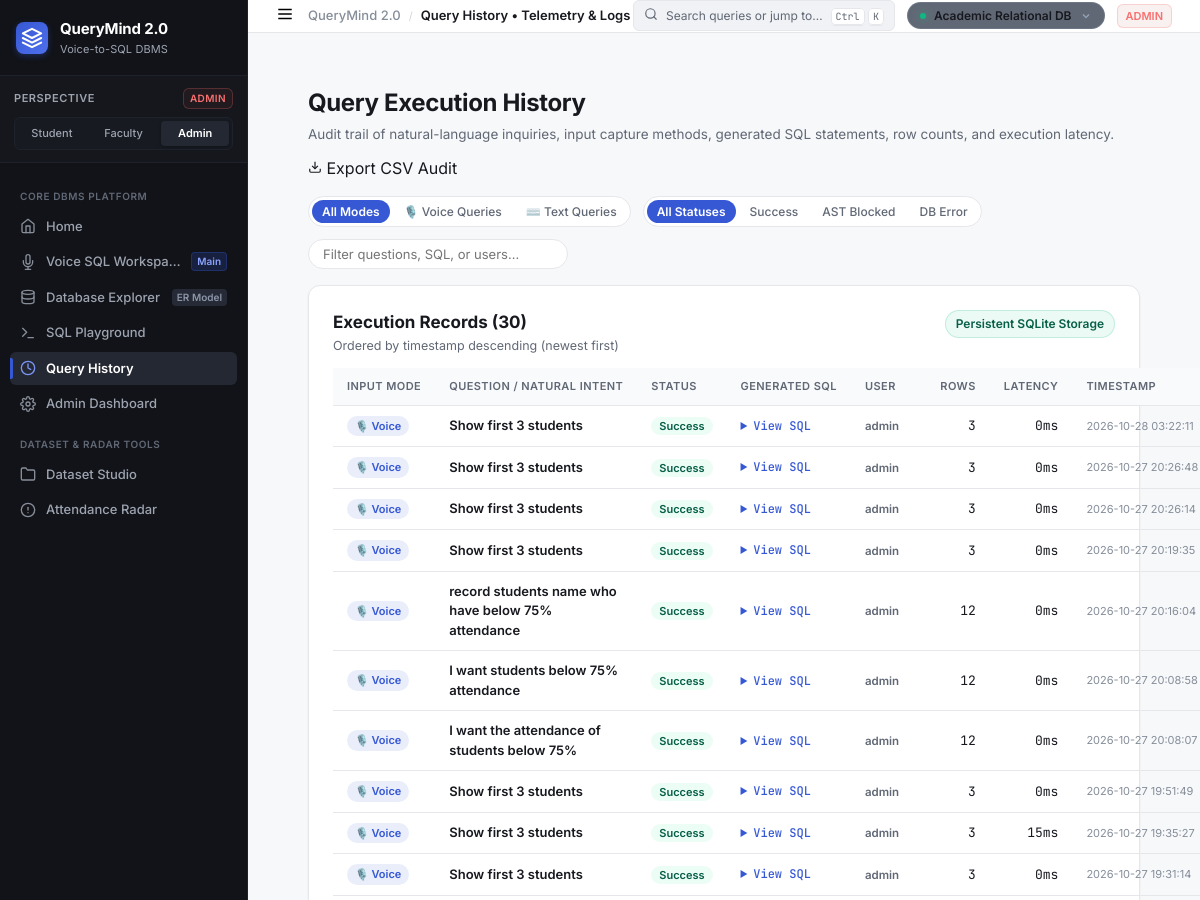
Before: /history (upper part) with the older database file.
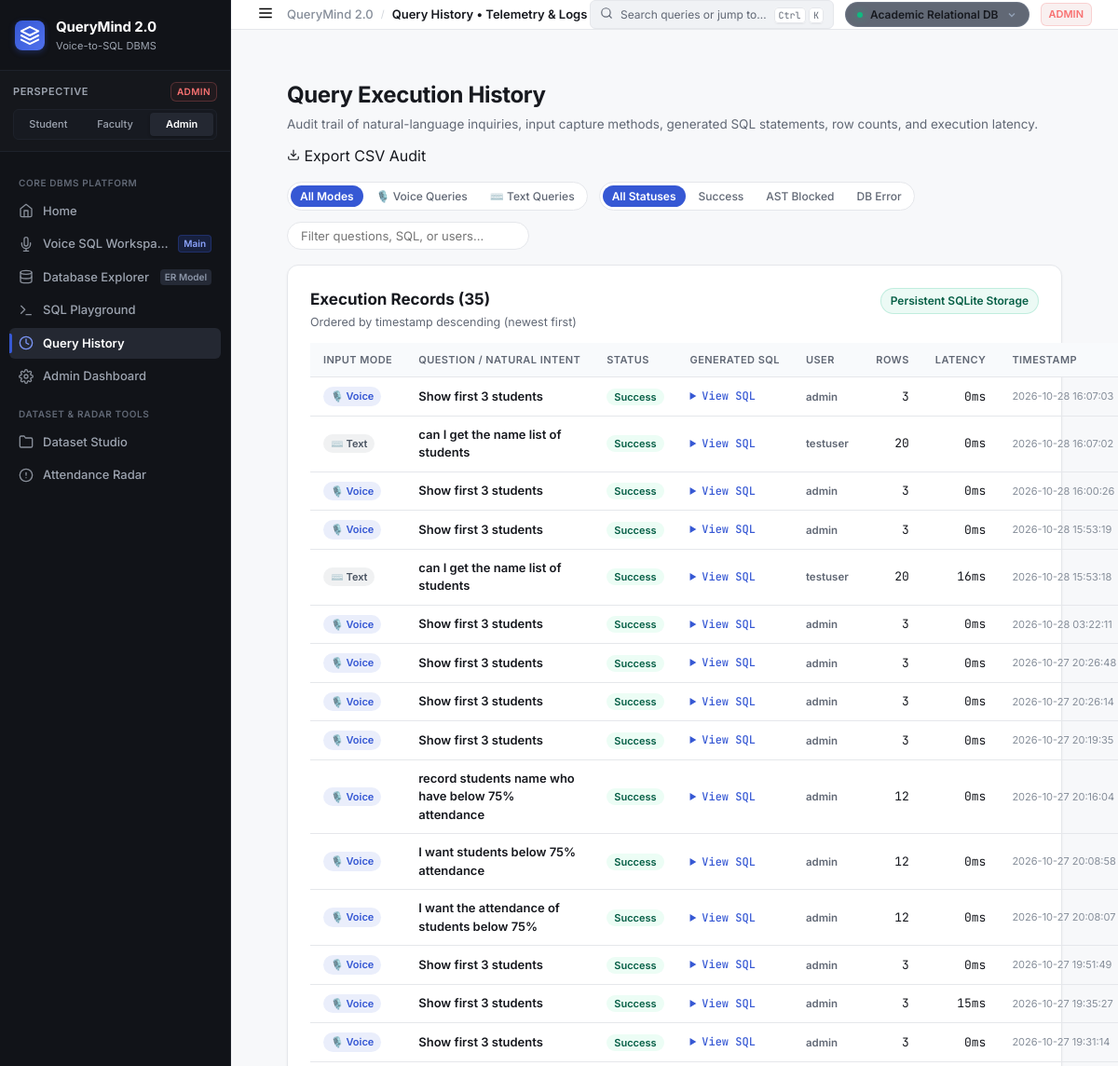
After: the same page with the newer database file.
### tables this page shows
CREATE TABLE query_logs (
        id               INTEGER PRIMARY KEY AUTOINCREMENT,
        user_id          INTEGER,
        username         TEXT,
        question         TEXT,
        generated_sql    TEXT,
        status           TEXT,
        execution_time_ms INTEGER,
        result_row_count INTEGER,
        error            TEXT,
        timestamp        TEXT DEFAULT (datetime('now'))
    , input_mode TEXT DEFAULT 'text');

### app.py (the view)
@app.route("/history")
@login_required
def history():
    role = session["role"]
    records = get_all_history(200) if role in ("admin","teacher") \
              else get_query_history(session["user_id"], 100)
    return render_template("history.html", records=records, role=role)

### templates/history.html (shortened to what this page needs)
{% extends "base.html" %}
{% block breadcrumb %}Query History &bull; Telemetry &amp; Logs{% endblock %}
{% block content %}
<div class="page-container">
  <div class="explorer-header-bar">
    <div class="ehb-left">
      <h1 class="page-heading">Query Execution History</h1>
      <p class="page-subheading">
        Audit trail of natural-language inquiries, input capture methods, generated SQL statements, row counts, and execution latency.
      </p>
    </div>
    <div class="ehb-right">
      <a href="{{ url_for('export_csv') }}" class="btn-secondary-action">
        <svg width="14" height="14" viewBox="0 0 24 24" fill="none" stroke="currentColor" stroke-width="2">
          <path d="M21 15v4a2 2 0 0 1-2 2H5a2 2 0 0 1-2-2v-4"></path>
          <polyline points="7 10 12 15 17 10"></polyline>
          <line x1="12" y1="15" x2="12" y2="3"></line>
        </svg>
        <span>Export CSV Audit</span>
      </a>
    </div>
  </div>
  <div class="history-toolbar-strip mt-4">
    <div class="history-filters-left">
      <div class="filter-pills" id="inputFilterChips">
        <button type="button" class="chip-filter active" onclick="filterByInputMode(null, this)">All Modes</button>
        <button type="button" class="chip-filter" onclick="filterByInputMode('voice', this)">🎙️ Voice Queries</button>
        <button type="button" class="chip-filter" onclick="filterByInputMode('text', this)">⌨️ Text Queries</button>
      </div>
      <div class="filter-pills" id="statusFilterChips">
        <button type="button" class="chip-filter active" onclick="filterByStatus(null, this)">All Statuses</button>
        <button type="button" class="chip-filter" onclick="filterByStatus('success', this)">Success</button>
        <button type="button" class="chip-filter" onclick="filterByStatus('validation_failed', this)">AST Blocked</button>
        <button type="button" class="chip-filter" onclick="filterByStatus('db_error', this)">DB Error</button>
      </div>
    </div>
    <div class="history-search-right">
      <input type="text" id="histSearchInput" placeholder="Filter questions, SQL, or users…" oninput="applyHistoryFilters()"
             class="input-search-modern" />
    </div>
  </div>
  <div class="workspace-card mt-4">
    <div class="card-title-row">
      <div class="card-title-group">
        <h2 class="card-main-title">Execution Records ({{ records|length if records else 0 }})</h2>
        <p class="card-sub-title">Ordered by timestamp descending (newest first)</p>
      </div>
      <span class="pipeline-status-badge">Persistent SQLite Storage</span>
    </div>
    <div class="table-scroll-container mt-3">
      <table class="data-table-modern" id="historyTable">
        <thead>
          <tr>
            <th style="width: 90px;">Input Mode</th>
            <th>Question / Natural Intent</th>
            <th>Status</th>
            <th>Generated SQL</th>
            <th>User</th>
            <th>Rows</th>
            <th>Latency</th>
            <th>Timestamp</th>
          </tr>
        </thead>
        <tbody id="historyTableBody">
          {% if records %}
            {% for rec in records %}
            <tr data-status="{{ rec.status }}"
                data-mode="{{ rec.input_mode if rec.input_mode else 'text' }}"
                data-text="{{ rec.question | lower }} {{ rec.username | lower }} {{ rec.generated_sql | lower if rec.generated_sql else '' }}">
              <td>
                {% if rec.input_mode == 'voice' %}
                <span class="badge-mode-voice" title="Captured via browser Speech Recognition">🎙️ Voice</span>
                {% else %}
                <span class="badge-mode-text" title="Entered via text input or playground">⌨️ Text</span>
                {% endif %}
              </td>
              <td style="font-weight: 600; max-width: 260px;">{{ rec.question }}</td>
              <td>
                {% if rec.status == 'success' %}
                  <span class="badge-status-success">Success</span>
                {% elif rec.status in ('validation_failed', 'blocked') %}
                  <span class="badge-status-blocked">AST Blocked</span>
                {% elif rec.status == 'no_match' %}
                  <span class="badge-status-nomatch">No Match</span>
                {% else %}
                  <span class="badge-status-error">Error</span>
                {% endif %}
              </td>
              <td style="max-width: 280px;">
                {% if rec.generated_sql %}
                <details class="sql-details-dropdown">
                  <summary class="sql-summary-link">View SQL</summary>
                </details>
                {% else %}
                <span class="text-muted-dash">&mdash;</span>
                {% endif %}
              </td>
              <td><span class="badge-user">{{ rec.username }}</span></td>
              <td style="font-family: var(--font-mono); text-align: right;">{{ rec.result_row_count if rec.result_row_count is not none else '&mdash;' }}</td>
              <td style="font-family: var(--font-mono); text-align: right;">{{ rec.execution_time_ms if rec.execution_time_ms is not none else '&mdash;' }}ms</td>
              <td style="font-size: 11px; color: var(--text-muted); white-space: nowrap;">{{ rec.timestamp }}</td>
            </tr>
            {% endfor %}
          {% else %}
            <tr>
              <td colspan="9" style="text-align: center; padding: 48px; color: var(--text-muted);">
                No query execution history recorded yet. Execute queries in the Voice Workspace or SQL Playground to populate this log.
              </td>
            </tr>
          {% endif %}
        </tbody>
      </table>
    </div>
  </div>
</div>
{% endblock %}

### templates/base.html (shortened to what this page needs)
<!DOCTYPE html>
<html lang="en">
<head>
  <link rel="stylesheet" href="{{ url_for('static', filename='css/style.css') }}" />
</head>
<body class="app-shell role-{{ current_role }}">
  <aside class="sidebar-rail">
    <div class="sidebar-brand">
      <a href="{{ url_for('home') }}" class="brand-link">
        <div class="brand-logo-mark">
          <svg width="22" height="22" viewBox="0 0 24 24" fill="none" stroke="currentColor" stroke-width="2.2" stroke-linecap="round" stroke-linejoin="round">
            <polygon points="12 2 2 7 12 12 22 7 12 2"></polygon>
            <polyline points="2 17 12 22 22 17"></polyline>
            <polyline points="2 12 12 17 22 12"></polyline>
          </svg>
        </div>
        <div class="brand-text-block">
          <span class="brand-title">QueryMind 2.0</span>
          <span class="brand-tagline">Voice-to-SQL DBMS</span>
        </div>
      </a>
    </div>
    <div class="role-perspective-box">
      <div class="rpb-header">
        <span class="rpb-label">Perspective</span>
        <span class="rpb-role-badge badge-{{ current_role }}">{{ current_role|upper }}</span>
      </div>
      <div class="role-pills">
        <a href="{{ url_for('switch_role', target_role='student') }}"
           class="role-pill {% if current_role == 'student' %}active{% endif %}" title="Switch to Student Perspective (Aarav Sharma)">
          Student
        </a>
        <a href="{{ url_for('switch_role', target_role='teacher') }}"
           class="role-pill {% if current_role in ('teacher', 'faculty') %}active{% endif %}" title="Switch to Faculty Perspective (Prof. Sharma)">
          Faculty
        </a>
        <a href="{{ url_for('switch_role', target_role='admin') }}"
           class="role-pill {% if current_role == 'admin' %}active{% endif %}" title="Switch to Administrator Governance">
          Admin
        </a>
      </div>
    </div>
    <nav class="sidebar-nav">
      <div class="nav-group-header">Core DBMS Platform</div>
      <a href="{{ url_for('home') }}" class="nav-item {% if request.endpoint == 'home' %}active{% endif %}">
        <span class="nav-icon">
          <svg width="16" height="16" viewBox="0 0 24 24" fill="none" stroke="currentColor" stroke-width="2" stroke-linecap="round" stroke-linejoin="round">
            <path d="M3 9l9-7 9 7v11a2 2 0 0 1-2 2H5a2 2 0 0 1-2-2z"></path>
            <polyline points="9 22 9 12 15 12 15 22"></polyline>
          </svg>
        </span>
        <span class="nav-label">Home</span>
      </a>
      <a href="{{ url_for('voice_sql_workspace') }}" class="nav-item {% if request.endpoint in ('voice_sql_workspace', 'workspace') %}active{% endif %}">
        <span class="nav-icon">
        </span>
        <span class="nav-label">Voice SQL Workspace</span>
        <span class="nav-meta-badge voice-pulse">Main</span>
      </a>
      <a href="{{ url_for('database_explorer') }}" class="nav-item {% if request.endpoint == 'database_explorer' %}active{% endif %}">
        <span class="nav-icon">
          <svg width="16" height="16" viewBox="0 0 24 24" fill="none" stroke="currentColor" stroke-width="2" stroke-linecap="round" stroke-linejoin="round">
            <ellipse cx="12" cy="5" rx="9" ry="3"></ellipse>
            <path d="M21 12c0 1.66-4 3-9 3s-9-1.34-9-3"></path>
            <path d="M3 5v14c0 1.66 4 3 9 3s9-1.34 9-3V5"></path>
          </svg>
        </span>
        <span class="nav-label">Database Explorer</span>
        <span class="nav-meta-badge">ER Model</span>
      </a>
      <a href="{{ url_for('sql_playground') }}" class="nav-item {% if request.endpoint == 'sql_playground' %}active{% endif %}">
        <span class="nav-icon">
          <svg width="16" height="16" viewBox="0 0 24 24" fill="none" stroke="currentColor" stroke-width="2" stroke-linecap="round" stroke-linejoin="round">
            <polyline points="4 17 10 11 4 5"></polyline>
            <line x1="12" y1="19" x2="20" y2="19"></line>
          </svg>
        </span>
        <span class="nav-label">SQL Playground</span>
      </a>
      <a href="{{ url_for('history') }}" class="nav-item {% if request.endpoint == 'history' %}active{% endif %}">
        <span class="nav-icon">
          <svg width="16" height="16" viewBox="0 0 24 24" fill="none" stroke="currentColor" stroke-width="2" stroke-linecap="round" stroke-linejoin="round">
            <circle cx="12" cy="12" r="10"></circle>
            <polyline points="12 6 12 12 16 14"></polyline>
          </svg>
        </span>
        <span class="nav-label">Query History</span>
      </a>
      <a href="{{ url_for('admin_dashboard') }}" class="nav-item {% if request.endpoint in ('admin_dashboard', 'dashboard') %}active{% endif %}">
        <span class="nav-icon">
        </span>
        <span class="nav-label">Admin Dashboard</span>
      </a>
      <div class="nav-group-header">Dataset &amp; Radar Tools</div>
      <a href="{{ url_for('portal1') }}" class="nav-item {% if request.endpoint == 'portal1' %}active{% endif %}">
        <span class="nav-icon">
          <svg width="16" height="16" viewBox="0 0 24 24" fill="none" stroke="currentColor" stroke-width="2" stroke-linecap="round" stroke-linejoin="round">
            <path d="M22 19a2 2 0 0 1-2 2H4a2 2 0 0 1-2-2V5a2 2 0 0 1 2-2h5l2 3h9a2 2 0 0 1 2 2z"></path>
          </svg>
        </span>
        <span class="nav-label">Dataset Studio</span>
      </a>
      {% if current_role in ('admin', 'teacher') %}
      <a href="{{ url_for('defaulters') }}" class="nav-item {% if request.endpoint == 'defaulters' %}active{% endif %}">
        <span class="nav-icon">
          <svg width="16" height="16" viewBox="0 0 24 24" fill="none" stroke="currentColor" stroke-width="2" stroke-linecap="round" stroke-linejoin="round">
            <circle cx="12" cy="12" r="10"></circle>
            <line x1="12" y1="8" x2="12" y2="12"></line>
            <line x1="12" y1="16" x2="12.01" y2="16"></line>
          </svg>
        </span>
        <span class="nav-label">Attendance Radar</span>
      </a>
      {% endif %}
    </nav>
  </aside>
  <div class="app-main-layout">
    <header class="workspace-topbar">
      <div class="topbar-left">
        <button type="button" class="mobile-drawer-btn" onclick="toggleMobileSidebar()" aria-label="Toggle navigation drawer">
          <svg width="18" height="18" viewBox="0 0 24 24" fill="none" stroke="currentColor" stroke-width="2">
            <line x1="3" y1="12" x2="21" y2="12"></line>
            <line x1="3" y1="6" x2="21" y2="6"></line>
            <line x1="3" y1="18" x2="21" y2="18"></line>
          </svg>
        </button>
        <nav class="breadcrumb-trail" aria-label="Breadcrumb">
          <span class="bc-root">QueryMind 2.0</span>
          <span class="bc-sep">/</span>
          <span class="bc-current">
            {% block breadcrumb %}{% endblock %}
          </span>
        </nav>
      </div>
      <div class="topbar-right">
        <button type="button" class="command-palette-trigger" onclick="openCommandPalette()">
          <span class="cpt-icon">
            <svg width="14" height="14" viewBox="0 0 24 24" fill="none" stroke="currentColor" stroke-width="2" stroke-linecap="round" stroke-linejoin="round">
              <circle cx="11" cy="11" r="8"></circle>
              <line x1="21" y1="21" x2="16.65" y2="16.65"></line>
            </svg>
          </span>
          <span class="cpt-text">Search queries or jump to…</span>
          <span class="cpt-shortcut"><kbd>Ctrl</kbd> <kbd>K</kbd></span>
        </button>
        <div class="dataset-switcher-wrapper" id="topbarDatasetDropdown">
          <button type="button" class="dataset-switcher-btn" onclick="toggleDatasetMenu(event)" title="Active dataset scope &bull; Click to switch">
            <span class="dsp-dot"></span>
            <span class="dsp-name">{{ active_dataset_name }}</span>
            <svg class="dsp-chevron" width="12" height="12" viewBox="0 0 24 24" fill="none" stroke="currentColor" stroke-width="2.5">
              <polyline points="6 9 12 15 18 9"></polyline>
            </svg>
          </button>
        </div>
        <span class="topbar-role-badge badge-{{ current_role }}">
          {{ current_role|upper }}
        </span>
      </div>
    </header>
    <main class="content-canvas">
      {% block content %}{% endblock %}
    </main>
  </div>
</body>
</html>

Changed rows visible on the page:
added query_logs: input_mode "🎙️ Voice", question "Show first 3 students", status "Success", username "admin", result_row_count "3", execution_time_ms "0", timestamp "2026-10-28 16:07:03"
added query_logs: input_mode "⌨️ Text", question "can I get the name list of students", status "Success", username "testuser", result_row_count "20", execution_time_ms "0", timestamp "2026-10-28 16:07:02"
added query_logs: input_mode "🎙️ Voice", question "Show first 3 students", status "Success", username "admin", result_row_count "3", execution_time_ms "0", timestamp "2026-10-28 16:00:26"
added query_logs: input_mode "🎙️ Voice", question "Show first 3 students", status "Success", username "admin", result_row_count "3", execution_time_ms "0", timestamp "2026-10-28 15:53:19"
added query_logs: input_mode "⌨️ Text", question "can I get the name list of students", status "Success", username "testuser", result_row_count "20", execution_time_ms "16", timestamp "2026-10-28 15:53:18"
Other visible differences:
{{ records|length if records else 0 }}: "30" → "35"
